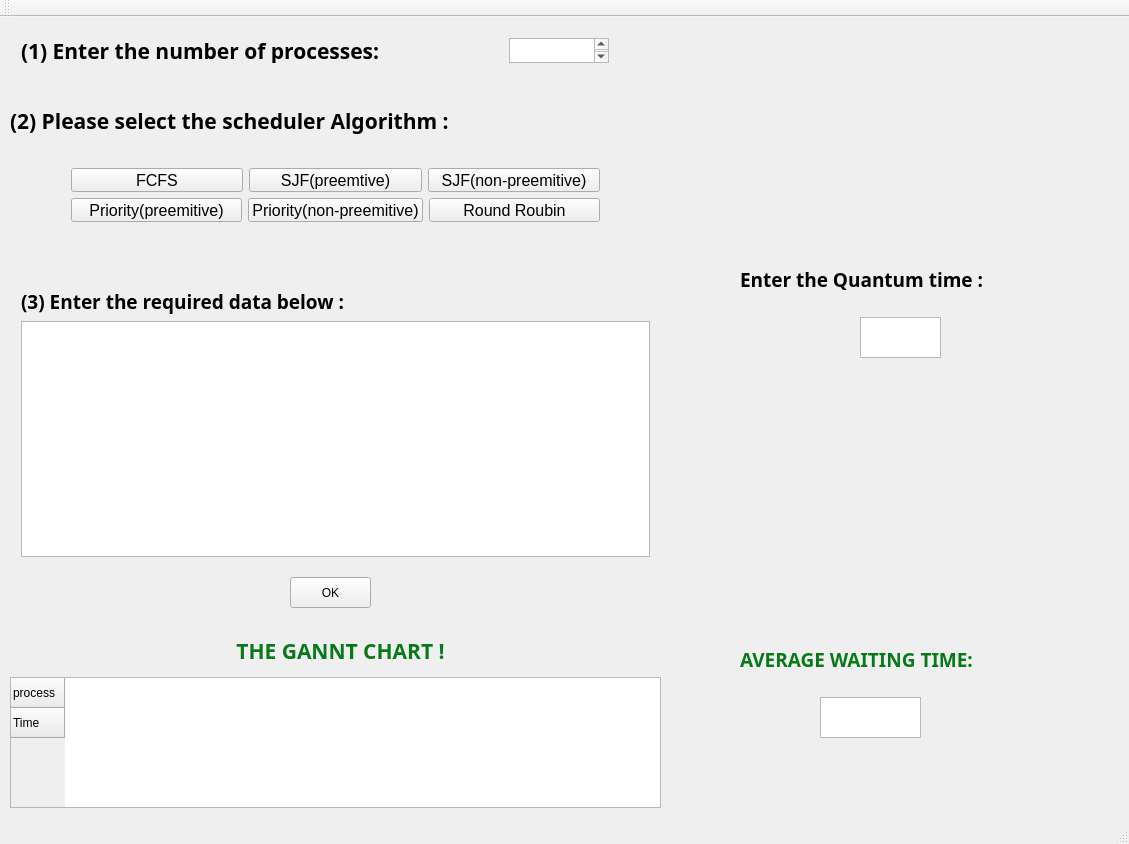
<?xml version="1.0" encoding="UTF-8"?>
<ui version="4.0">
 <class>MainWindow</class>
 <widget class="QMainWindow" name="MainWindow">
  <property name="geometry">
   <rect>
    <x>0</x>
    <y>0</y>
    <width>1129</width>
    <height>844</height>
   </rect>
  </property>
  <property name="windowTitle">
   <string>CPU SCHEDULER</string>
  </property>
  <property name="styleSheet">
   <string notr="true">background-image: url(&quot;C:/Users/Omar Hatem/Desktop/back.jpgbackground-image&quot;);</string>
  </property>
  <widget class="QWidget" name="centralWidget">
   <widget class="QTableWidget" name="out_table">
    <property name="geometry">
     <rect>
      <x>10</x>
      <y>660</y>
      <width>651</width>
      <height>131</height>
     </rect>
    </property>
    <property name="alternatingRowColors">
     <bool>true</bool>
    </property>
    <row>
     <property name="text">
      <string>process </string>
     </property>
    </row>
    <row>
     <property name="text">
      <string>Time</string>
     </property>
    </row>
   </widget>
   <widget class="QPushButton" name="ok_but">
    <property name="geometry">
     <rect>
      <x>290</x>
      <y>560</y>
      <width>81</width>
      <height>31</height>
     </rect>
    </property>
    <property name="text">
     <string>OK</string>
    </property>
   </widget>
   <widget class="QLabel" name="label_4">
    <property name="geometry">
     <rect>
      <x>180</x>
      <y>620</y>
      <width>321</width>
      <height>28</height>
     </rect>
    </property>
    <property name="font">
     <font>
      <family>MV Boli</family>
      <pointsize>16</pointsize>
      <weight>75</weight>
      <italic>false</italic>
      <bold>true</bold>
     </font>
    </property>
    <property name="styleSheet">
     <string notr="true">color: rgb(7,121, 25);</string>
    </property>
    <property name="text">
     <string>THE GANNT CHART !</string>
    </property>
    <property name="alignment">
     <set>Qt::AlignCenter</set>
    </property>
   </widget>
   <widget class="QLabel" name="label_5">
    <property name="geometry">
     <rect>
      <x>740</x>
      <y>630</y>
      <width>325</width>
      <height>25</height>
     </rect>
    </property>
    <property name="maximumSize">
     <size>
      <width>325</width>
      <height>25</height>
     </size>
    </property>
    <property name="font">
     <font>
      <family>MV Boli</family>
      <pointsize>14</pointsize>
      <weight>75</weight>
      <italic>false</italic>
      <bold>true</bold>
     </font>
    </property>
    <property name="styleSheet">
     <string notr="true">color: rgb(7,121, 25);</string>
    </property>
    <property name="text">
     <string>AVERAGE WAITING TIME:</string>
    </property>
   </widget>
   <widget class="QTextBrowser" name="waiting_time">
    <property name="geometry">
     <rect>
      <x>820</x>
      <y>680</y>
      <width>101</width>
      <height>41</height>
     </rect>
    </property>
    <property name="font">
     <font>
      <pointsize>12</pointsize>
     </font>
    </property>
    <property name="styleSheet">
     <string notr="true">font-color = rgb(170,0,0);</string>
    </property>
   </widget>
   <widget class="QWidget" name="layoutWidget">
    <property name="geometry">
     <rect>
      <x>10</x>
      <y>260</y>
      <width>651</width>
      <height>291</height>
     </rect>
    </property>
    <layout class="QVBoxLayout" name="verticalLayout_3">
     <item>
      <widget class="QLabel" name="label_3">
       <property name="font">
        <font>
         <family>MV Boli</family>
         <pointsize>14</pointsize>
         <weight>75</weight>
         <italic>false</italic>
         <bold>true</bold>
        </font>
       </property>
       <property name="text">
        <string>(3) Enter the required data below :</string>
       </property>
      </widget>
     </item>
     <item>
      <widget class="QTableWidget" name="inputTable">
       <property name="alternatingRowColors">
        <bool>true</bool>
       </property>
      </widget>
     </item>
    </layout>
   </widget>
   <widget class="QPlainTextEdit" name="quantum">
    <property name="geometry">
     <rect>
      <x>860</x>
      <y>300</y>
      <width>81</width>
      <height>41</height>
     </rect>
    </property>
    <property name="font">
     <font>
      <pointsize>11</pointsize>
     </font>
    </property>
   </widget>
   <widget class="QLabel" name="mylabel">
    <property name="geometry">
     <rect>
      <x>740</x>
      <y>250</y>
      <width>351</width>
      <height>25</height>
     </rect>
    </property>
    <property name="font">
     <font>
      <family>MV Boli</family>
      <pointsize>14</pointsize>
      <weight>75</weight>
      <italic>false</italic>
      <bold>true</bold>
     </font>
    </property>
    <property name="text">
     <string>Enter the Quantum time :</string>
    </property>
   </widget>
   <widget class="QWidget" name="layoutWidget">
    <property name="geometry">
     <rect>
      <x>60</x>
      <y>140</y>
      <width>551</width>
      <height>76</height>
     </rect>
    </property>
    <layout class="QVBoxLayout" name="verticalLayout">
     <item>
      <layout class="QHBoxLayout" name="horizontalLayout">
       <item>
        <widget class="QPushButton" name="fcfs_but">
         <property name="font">
          <font>
           <pointsize>12</pointsize>
          </font>
         </property>
         <property name="text">
          <string>FCFS</string>
         </property>
        </widget>
       </item>
       <item>
        <widget class="QPushButton" name="sjf_preemitive_but">
         <property name="font">
          <font>
           <pointsize>12</pointsize>
          </font>
         </property>
         <property name="text">
          <string>SJF(preemtive)</string>
         </property>
        </widget>
       </item>
       <item>
        <widget class="QPushButton" name="sjf_non_but">
         <property name="font">
          <font>
           <pointsize>12</pointsize>
          </font>
         </property>
         <property name="text">
          <string>SJF(non-preemitive)</string>
         </property>
        </widget>
       </item>
      </layout>
     </item>
     <item>
      <layout class="QHBoxLayout" name="horizontalLayout_2">
       <item>
        <widget class="QPushButton" name="priority_pre_but">
         <property name="font">
          <font>
           <pointsize>12</pointsize>
          </font>
         </property>
         <property name="text">
          <string>Priority(preemitive)</string>
         </property>
        </widget>
       </item>
       <item>
        <widget class="QPushButton" name="priority_non_but">
         <property name="font">
          <font>
           <pointsize>12</pointsize>
          </font>
         </property>
         <property name="text">
          <string>Priority(non-preemitive)</string>
         </property>
        </widget>
       </item>
       <item>
        <widget class="QPushButton" name="roundrobin_but">
         <property name="font">
          <font>
           <pointsize>12</pointsize>
          </font>
         </property>
         <property name="text">
          <string>Round Roubin</string>
         </property>
        </widget>
       </item>
      </layout>
     </item>
    </layout>
   </widget>
   <widget class="QLabel" name="label">
    <property name="geometry">
     <rect>
      <x>10</x>
      <y>90</y>
      <width>611</width>
      <height>28</height>
     </rect>
    </property>
    <property name="font">
     <font>
      <family>MV Boli</family>
      <pointsize>16</pointsize>
      <weight>75</weight>
      <italic>false</italic>
      <bold>true</bold>
     </font>
    </property>
    <property name="text">
     <string>(2) Please select the scheduler Algorithm :</string>
    </property>
   </widget>
   <widget class="QWidget" name="layoutWidget">
    <property name="geometry">
     <rect>
      <x>10</x>
      <y>10</y>
      <width>610</width>
      <height>47</height>
     </rect>
    </property>
    <layout class="QHBoxLayout" name="horizontalLayout_3">
     <item>
      <widget class="QLabel" name="label_2">
       <property name="font">
        <font>
         <family>MV Boli</family>
         <pointsize>16</pointsize>
         <weight>75</weight>
         <italic>false</italic>
         <bold>true</bold>
        </font>
       </property>
       <property name="text">
        <string>(1) Enter the number of processes: </string>
       </property>
      </widget>
     </item>
     <item>
      <widget class="QPlainTextEdit" name="process_num">
       <property name="maximumSize">
        <size>
         <width>100</width>
         <height>45</height>
        </size>
       </property>
       <property name="font">
        <font>
         <pointsize>11</pointsize>
        </font>
       </property>
      </widget>
     </item>
    </layout>
   </widget>
  </widget>
  <widget class="QToolBar" name="mainToolBar">
   <attribute name="toolBarArea">
    <enum>TopToolBarArea</enum>
   </attribute>
   <attribute name="toolBarBreak">
    <bool>false</bool>
   </attribute>
  </widget>
  <widget class="QStatusBar" name="statusBar"/>
 </widget>
 <layoutdefault spacing="6" margin="11"/>
 <resources/>
 <connections/>
</ui>
